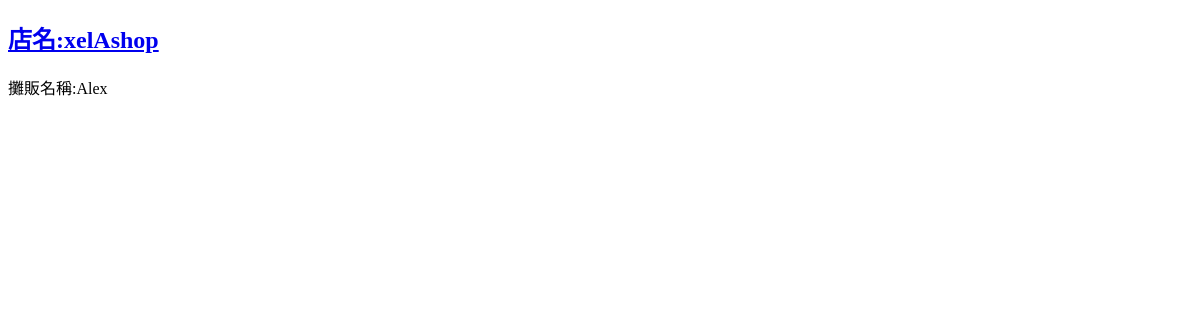
Page /vendor/ on the earlier database version.
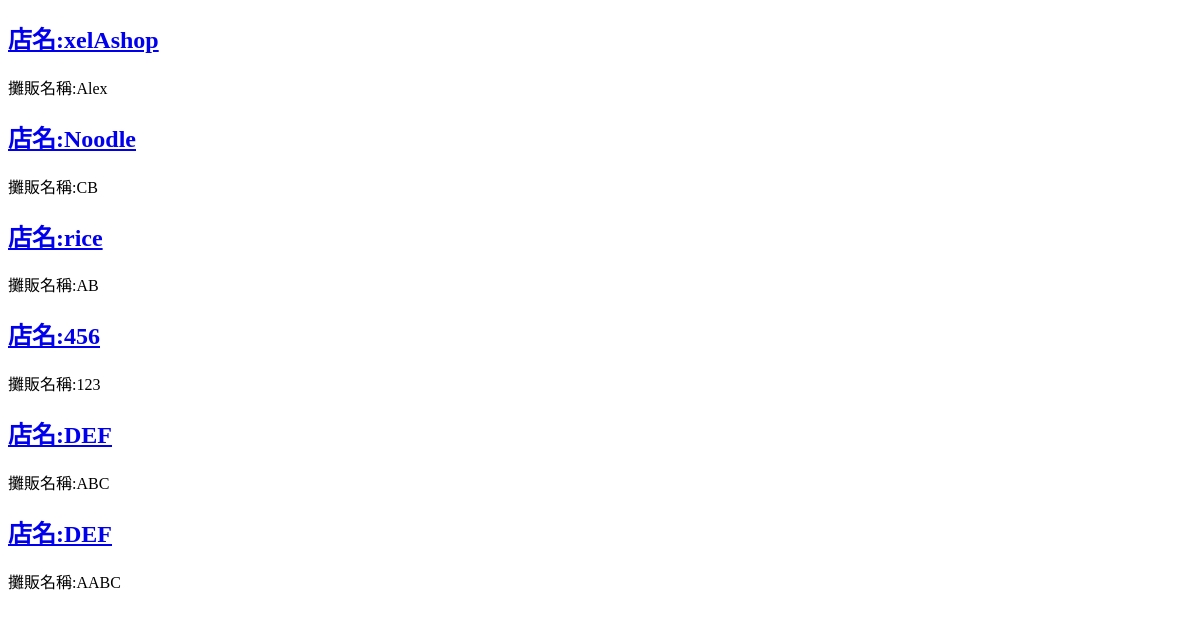
Same page on the later database version.
### vendor/models.py (models this page shows, shortened)
class Vendor(models.Model):
    vendor_name = models.CharField(max_length = 20) # 攤販的名稱
    store_name = models.CharField(max_length = 10)
    phone_number = models.CharField(max_length = 20) # 攤販的電話號碼
    address = models.CharField(max_length = 100) # 攤販的地址

### vendor/views.py (the view)
# urls.py: path('', views.VendorListView.as_view(), name="vendor_index"),
class VendorListView(ListView):
    model = Vendor
    template_name = 'vendors/vendor_list.html'

### vendor/templates/vendors/vendor_list.html
{% extends 'base.html' %}
{% block content %}
{% for vendor in object_list %}
 <div class="">
   <h2><a href="{% url 'vendors:vendor_id' vendor.id %}">店名:{{ vendor.store_name }}</a></h2>
   <p>攤販名稱:{{ vendor.vendor_name }}</p>
 </div>
{% endfor %}
{% endblock content %}

### templates/base.html (shortened to what this page needs)
<!DOCTYPE html>
<html lang="en" dir="ltr">
  <head>
  </head>
  <body>
  	{% block content %}
    {% endblock %}
  </body>
</html>

Differences in the rows shown:
added Vendor: store_name "Noodle", vendor_name "CB"
added Vendor: store_name "rice", vendor_name "AB"
added Vendor: store_name "456", vendor_name "123"
added Vendor: store_name "DEF", vendor_name "ABC"
added Vendor: store_name "DEF", vendor_name "AABC"
